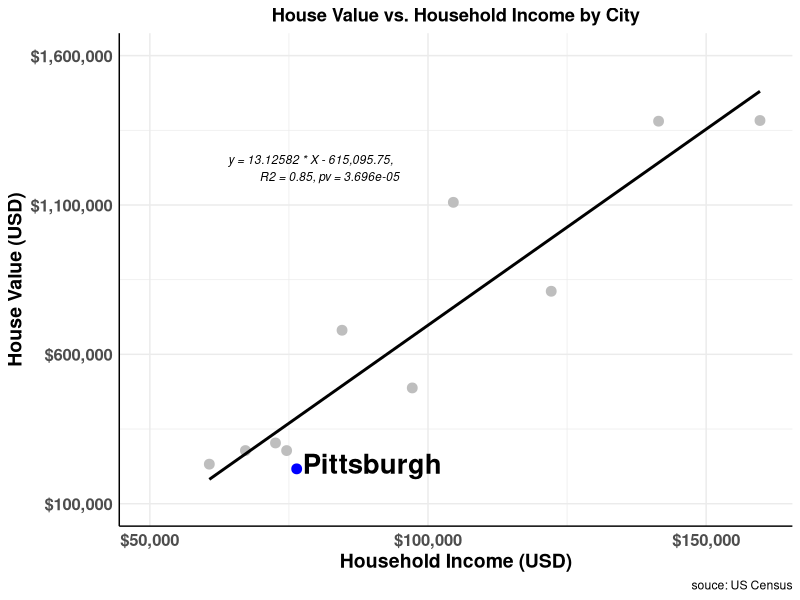
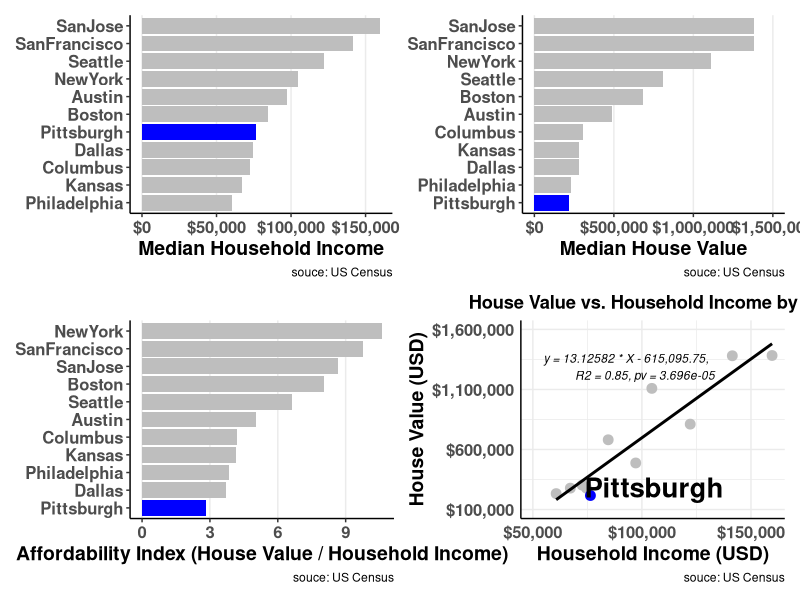
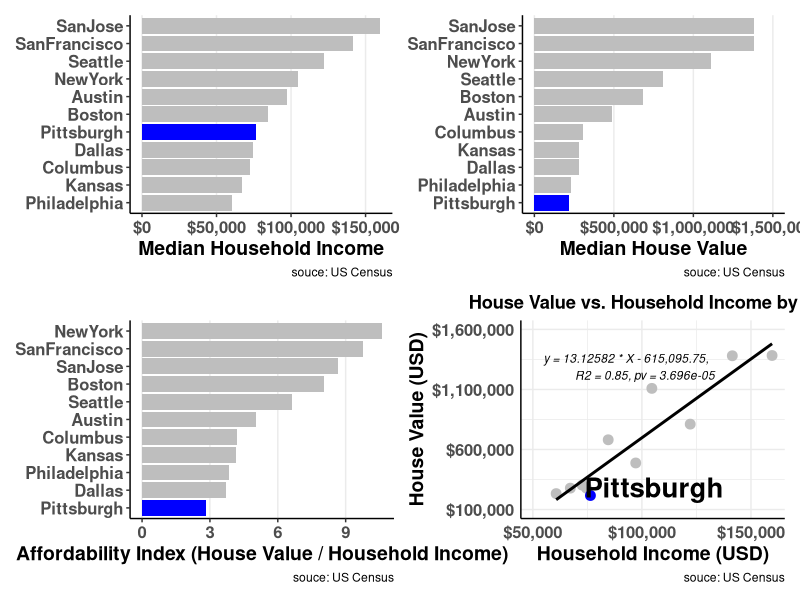

Here is the R script that generated these plots, in order:
library(tidyverse)
library(glue)
library(lubridate)
library(ggtext)
library(scales)
library(patchwork)

income_house <- tibble(city = c("Austin", "Boston", "Columbus", "Dallas", "Kansas", 
                                "NewYork", "Philadelphia", "Pittsburgh", "SanFrancisco", "SanJose", 
                                "Seattle"), 
                       household_income =c(97169, 84548, 72584, 74584, 67178, 
                                 104553, 60689, 76393, 141446, 159674, 
                                 122148),
                       house_value = c(487600, 680700, 303400, 277900, 277900, 
                                 1108900, 232400, 216700, 1380500, 1382800, 
                                 811200))

# Update the dataset with 'is_pittsburgh' flag
income_house <- income_house %>%
  mutate(is_pittsburgh = city == "Pittsburgh")

# Define custom colors
custom_colors <- c("FALSE" = "gray", "TRUE" = "blue")

# Plot a: Median Household Income
a <- income_house %>%
  ggplot(aes(x = reorder(city, household_income), y = household_income, fill = is_pittsburgh)) +
  geom_col(show.legend = FALSE) +
  coord_flip() +
  scale_fill_manual(values = custom_colors) +
  scale_y_continuous(limits = c(0, 160000),
                     breaks = seq(0, 160000, 50000),
                     label = scales::label_currency()) +
  labs(x = NULL, y = "Median Household Income",
       caption = "souce: US Census") +
  theme_classic() +
  theme(
    panel.grid.major.x = element_line(),
    axis.title.x = element_text(size = 14, face = "bold"),
    axis.text = element_text(size = 12, face = "bold")
  )

# Plot b: Median House Value
b <- income_house %>%
  ggplot(aes(x = reorder(city, house_value), y = house_value, fill = is_pittsburgh)) +
  geom_col(show.legend = FALSE) +
  coord_flip() +
  scale_fill_manual(values = custom_colors) +
  scale_y_continuous(limits = c(0, 1500000),
                     breaks = seq(0, 1500000, 500000),
                     label = scales::label_currency()) +
  labs(x = NULL, y = "Median House Value",
       caption = "souce: US Census") +
  theme_classic() +
  theme(
    panel.grid.major.x = element_line(),
    axis.title.x = element_text(size = 14, face = "bold"),
    axis.text = element_text(size = 12, face = "bold")
  )

# Plot c: Affordability Ratio
c <- income_house %>%
  mutate(affordability_ratio = house_value / household_income) %>%
  ggplot(aes(x = reorder(city, affordability_ratio), y = affordability_ratio, fill = is_pittsburgh)) +
  geom_col(show.legend = FALSE) +
  coord_flip() +
  scale_fill_manual(values = custom_colors) +
  labs(x = NULL, y = "Affordability Index (House Value / Household Income)",
       caption = "souce: US Census") +
  theme_classic() +
  theme(
    panel.grid.major.x = element_line(),
    axis.title.x = element_text(size = 14, face = "bold"),
    axis.text = element_text(size = 12, face = "bold")
  )


d <- income_house %>%
  ggplot(aes(x = household_income, y = house_value)) +
  geom_point(aes(color = is_pittsburgh), size = 3) +  # Color Pittsburgh red, others gray
  geom_smooth(method = "lm", color = "black", se = FALSE) +  # Add regression line in blue
  annotate("text", x = 80000, y = 200000,
           hjust = 0.1, vjust = 0,
           label = "Pittsburgh",
           size = 7, fontface = "bold") +
  annotate("text", x = 70000, y = 1180000,
           hjust = 0.2, vjust = 0,
           label = "y = 13.12582 * X - 615,095.75,
           R2 = 0.85, pv = 3.696e-05",
           size = 3, fontface = "italic") +
  scale_color_manual(
    values = c("FALSE" = "gray", "TRUE" = "blue"),  # Map colors for Pittsburgh and other cities
    guide = "none"  # Remove legend
  ) +
  scale_x_continuous(limits = c(50000, 160000),
                     breaks = seq(50000, 160000, 50000),
                     label = scales::label_currency()) +
  scale_y_continuous(limits = c(100000, 1600000),
                     breaks = seq(100000, 1600000, 500000),
                     label = scales::label_currency()) +
  labs(
    title = "House Value vs. Household Income by City",
    x = "Household Income (USD)",
    y = "House Value (USD)",
       caption = "souce: US Census"
  ) +
  theme_minimal() +
  theme(
    axis.line = element_line(),
    plot.title = element_text(hjust = 0.5, face = "bold"),
    axis.title = element_text(size = 14, face = "bold"),
    axis.text = element_text(size = 12, face = "bold")
  )


d
(a+b)/(c+d)

ggsave("census_major_cities.png", width = 10, height = 8)

cor.test(income_house$household_income, income_house$house_value)
cor.test(income_house$household_income, income_house$house_value, method = "spearman", exact = FALSE)

model <- lm(house_value ~ household_income, income_house)
summary(model)  
coef(model)


